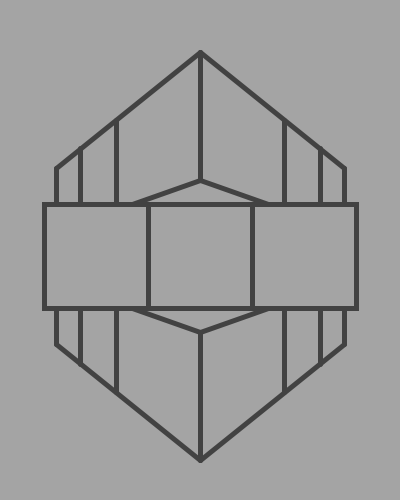
Frame 1 (no input)
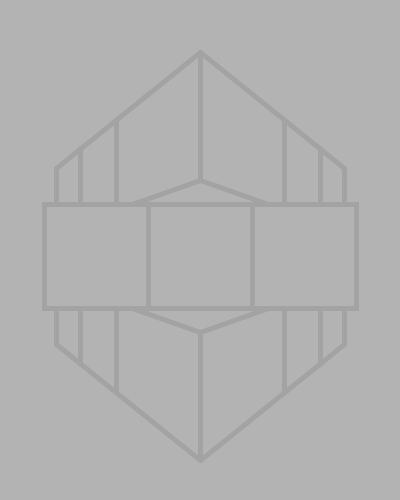
Frame 60 (the mouse pressed at the canvas centre just before this capture)
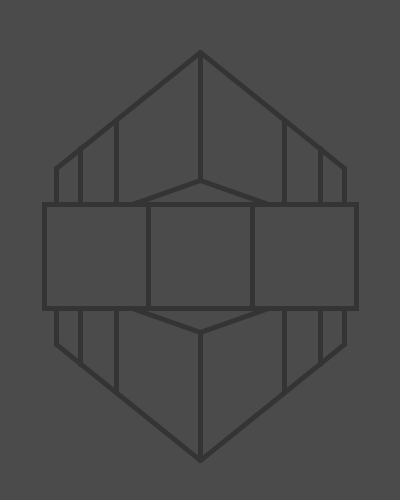
Frame 120 (the mouse held since frame 60 and released just before this capture)

The Processing sketch that drew these frames (run headless with seeded random() and noise(); from frame 60 on, the mouse is pressed at the canvas centre):

// Processing sketch: processing_90899
// ── processing_90899.pde

/*
Eaí meu pai, é o seguinte.. Esse desenho é um exercício que fiz
para tirar uma velha dúvida de perspectiva.. Eu não sabia calcular 
a distância exata da profundidade.. dúvida besta, que está resolvida!!
*/

int bg; // declaração de váriável para cor de background
int stk; // declaração de váriavel para cor de contorno


void setup() { // atrbuição dos valores das variáveis
  size(400, 500); // chamada de função para tamanho do canvas
  bg = int(random(255)); // conversão de ponto flutuante aleatório para int
  background(bg,bg,bg); // chamada de função para cor de background
  stk = int(random(255)); // conversão de ponto flutuante aleatório para int
  stroke(stk,stk,stk);// chamada de função para cor de contorno
  noFill(); // chamada de função para remover cor de preenchimento
  strokeWeight(5); // chamada de função para expessura do contorno
}

void draw() { // loop
  background(bg,bg,bg); // chamada de função para cor de background
  stroke(stk,stk,stk); // chamada de função para cor de contorno
  line(56, 168, 56, 204); // desenho do cubo
  line(56, 168, 200, 52);
  line(200, 52, 344, 168);
  line(344, 168, 344, 204);
  line(80, 148, 80, 204);
  line(116, 120, 116, 204);
  line(200, 52, 200, 180);
  line(284, 120, 284, 204);
  line(320, 148, 320, 204);
  line(132, 204, 200, 180);
  line(200, 180, 268, 204);
  rect(44, 204, 104, 104);
  rect(148, 204, 104, 104);
  rect(252, 204, 104, 104);
  line(56, 308, 56, 344);
  line(56, 344, 200, 460);
  line(200, 460, 344, 344);
  line(344, 344, 344, 308);
  line(80, 308, 80, 364);
  line(116, 308, 116, 392);
  line(200, 332, 200, 460);
  line(284, 308, 284, 392);
  line(320, 308, 320, 364);
  line(132, 308, 200, 332);
  line(200, 332, 268, 308); // fim do desenho do cubo
  bg = int(random(255));  // mudança de cor do background
  stk = int(random(255)); // mudança de cor do contorno
}
